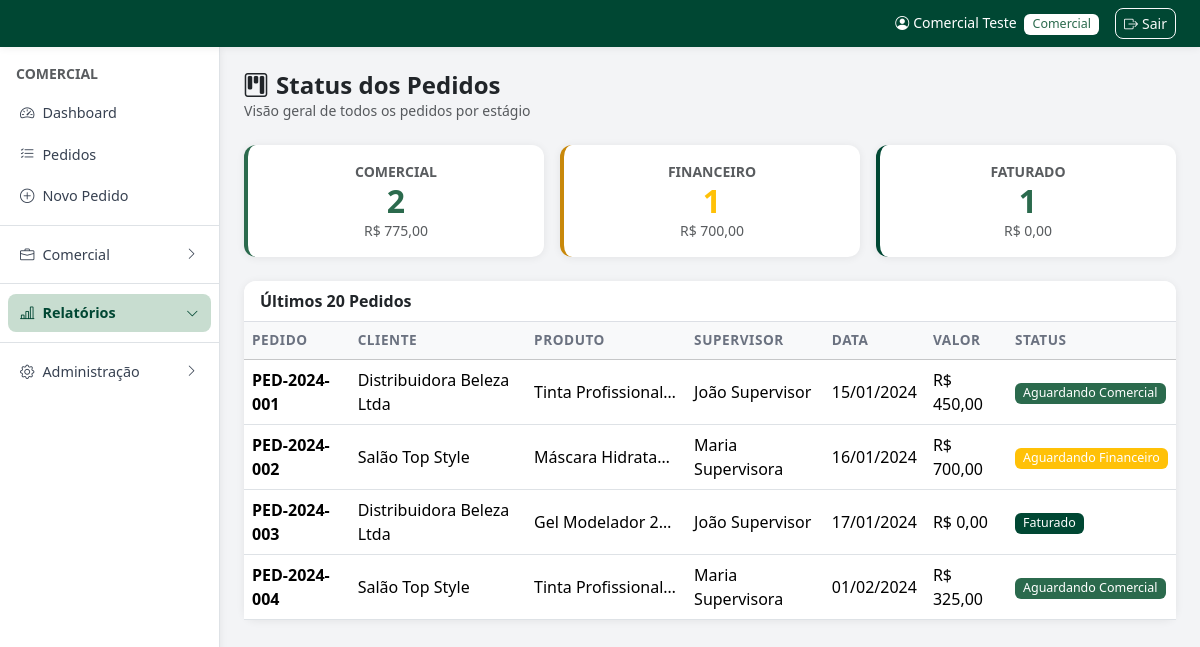
The app's page /admin/relatorios/status-pedidos.php (signed in) with its own data.
### tables this page shows
CREATE TABLE IF NOT EXISTS pedidos (
    id INT AUTO_INCREMENT PRIMARY KEY,
    numero_pedido VARCHAR(50) UNIQUE,
    tipo_venda ENUM('venda','bonificacao') DEFAULT 'venda',
    data_pedido DATE,
    cliente_id INT,
    produto_id INT,
    supervisor VARCHAR(100),
    codigo_barra VARCHAR(50),
    descricao_produto VARCHAR(200),
    quantidade_total INT DEFAULT 0,
    valor_total DECIMAL(12,2) DEFAULT 0,
    status ENUM('comercial','financeiro','faturamento','faturado','cancelado','reprovado') DEFAULT 'comercial',
    observacoes TEXT,
    created_at TIMESTAMP DEFAULT CURRENT_TIMESTAMP,
    FOREIGN KEY (cliente_id) REFERENCES clientes(id) ON DELETE SET NULL,
    FOREIGN KEY (produto_id) REFERENCES produtos(id) ON DELETE SET NULL
);

CREATE TABLE IF NOT EXISTS clientes (
    id INT AUTO_INCREMENT PRIMARY KEY,
    codigo_cliente VARCHAR(50),
    cnpj VARCHAR(20),
    cpf VARCHAR(15),
    razao_social VARCHAR(200) NOT NULL,
    cep VARCHAR(10),
    endereco VARCHAR(200),
    numero VARCHAR(10),
    complemento VARCHAR(100),
    bairro VARCHAR(100),
    cidade VARCHAR(100),
    estado VARCHAR(2),
    pais VARCHAR(50) DEFAULT 'Brasil',
    telefone1 VARCHAR(20),
    telefone2 VARCHAR(20),
    email VARCHAR(100) NOT NULL UNIQUE,
    supervisor VARCHAR(100),
    canal_venda_id INT,
    material_apoio TINYINT DEFAULT 0,
    bonus_desempenho DECIMAL(10,2) DEFAULT 0,
    desconto_cliente DECIMAL(10,4) DEFAULT 0,
    limite_credito DECIMAL(12,2) DEFAULT 0,
    idioma VARCHAR(20) DEFAULT 'pt',
    moeda VARCHAR(10) DEFAULT 'BRL',
    pedido_accademia TINYINT DEFAULT 0,
    senha VARCHAR(255) NOT NULL,
    status ENUM('ativo','inativo') DEFAULT 'ativo',
    created_at TIMESTAMP DEFAULT CURRENT_TIMESTAMP,
    FOREIGN KEY (canal_venda_id) REFERENCES canal_venda(id) ON DELETE SET NULL
);

### admin/relatorios/status-pedidos.php (the view, shortened to what this page needs)
<?php
require_once __DIR__ . '/../../config.php';
$rows = db()->query("SELECT p.status,
    COUNT(*) AS qtd,
    COALESCE(SUM(p.valor_total),0) AS total,
    GROUP_CONCAT(DISTINCT c.razao_social ORDER BY c.razao_social SEPARATOR ', ') AS clientes
FROM pedidos p
LEFT JOIN clientes c ON c.id = p.cliente_id
GROUP BY p.status ORDER BY FIELD(p.status,'comercial','financeiro','faturamento','faturado','cancelado','reprovado')")->fetchAll();
$recentes = db()->query("SELECT p.*, c.razao_social FROM pedidos p
    LEFT JOIN clientes c ON c.id = p.cliente_id
    ORDER BY p.created_at DESC LIMIT 20")->fetchAll();
require_once LAYOUT_PATH . '/header.php';
?>
<div class="mb-4">
    <h4 class="fw-bold mb-0"><i class="bi bi-kanban me-2"></i>Status dos Pedidos</h4>
    <p class="text-muted small">Visão geral de todos os pedidos por estágio</p>
</div>
<div class="row g-3 mb-4">
<?php
$cores = ['comercial'=>'primary','financeiro'=>'warning','faturamento'=>'info','faturado'=>'success','cancelado'=>'danger','reprovado'=>'danger'];
$total_geral = 0;
foreach ($rows as $r): $total_geral += $r['qtd']; ?>
<div class="col-6 col-xl">
    <div class="card shadow-sm border-0 border-start border-4 border-<?= $cores[$r['status']] ?>">
        <div class="card-body text-center py-3">
            <div class="text-muted small fw-semibold text-uppercase"><?= ucfirst($r['status']) ?></div>
            <div class="display-5 fw-bold text-<?= $cores[$r['status']] ?>"><?= $r['qtd'] ?></div>
            <div class="small text-muted"><?= moedaBR($r['total']) ?></div>
        </div>
    </div>
</div>
<?php endforeach; ?>
</div>
<div class="card shadow-sm border-0">
    <div class="card-header bg-white fw-semibold">Últimos 20 Pedidos</div>
    <div class="card-body p-0"><div class="table-responsive">
    <table class="table table-hover mb-0">
        <thead class="table-light"><tr><th>Pedido</th><th>Cliente</th><th>Produto</th><th>Supervisor</th><th>Data</th><th>Valor</th><th>Status</th></tr></thead>
        <tbody>
        <?php foreach ($recentes as $p): ?>
            <tr>
                <td><strong><?= e($p['numero_pedido']) ?></strong></td>
                <td><?= e($p['razao_social']?:'—') ?></td>
                <td class="text-truncate" style="max-width:160px"><?= e($p['descricao_produto']?:'—') ?></td>
                <td><?= e($p['supervisor'] ?? $p['vendedor'] ?? '—') ?></td>
                <td><?= dataBR($p['data_pedido']) ?></td>
                <td><?= moedaBR($p['valor_total']) ?></td>
                <td><?= statusBadge($p['status']) ?></td>
            </tr>
        <?php endforeach; ?>
        </tbody>
    </table></div></div>
</div>
<?php require_once LAYOUT_PATH . '/footer.php'; ?>

### config.php (shortened to what this page needs)
<?php
function db() {
    static $pdo = null;
    if ($pdo === null) {
        try {
            $pdo = new PDO(
                'mysql:host=' . DB_HOST . ';dbname=' . DB_NAME . ';charset=utf8mb4',
                DB_USER, DB_PASS,
                [PDO::ATTR_ERRMODE => PDO::ERRMODE_EXCEPTION,
                 PDO::ATTR_DEFAULT_FETCH_MODE => PDO::FETCH_ASSOC]
            );
            try { $pdo->exec("ALTER TABLE pedidos ADD COLUMN lote_id VARCHAR(40) NULL"); } catch (PDOException $e) {}
            try { $pdo->exec("ALTER TABLE clientes MODIFY COLUMN email VARCHAR(255) NULL DEFAULT NULL"); } catch (PDOException $e) {}
            try { $pdo->exec("UPDATE clientes SET email = NULL WHERE email = ''"); } catch (PDOException $e) {}
            try { $pdo->exec("ALTER TABLE tabela_precos ADD COLUMN preco_network DECIMAL(10,2) NULL DEFAULT NULL"); } catch (PDOException $e) {}
            try { $pdo->exec("ALTER TABLE tabela_precos ADD COLUMN preco_auxiliar DECIMAL(10,2) NULL DEFAULT NULL"); } catch (PDOException $e) {}
            try { $pdo->exec("ALTER TABLE pedidos ADD COLUMN desconto_campanha DECIMAL(5,2) NULL DEFAULT NULL"); } catch (PDOException $e) {}
            try { $pdo->exec("ALTER TABLE bonus_ma_logs ADD COLUMN valor_utilizado DECIMAL(10,2) NOT NULL DEFAULT 0"); } catch (PDOException $e) {}
            try { $pdo->exec("ALTER TABLE pedidos ADD COLUMN forma_pagamento VARCHAR(60) NULL DEFAULT NULL"); } catch (PDOException $e) {}
            try { $pdo->exec("ALTER TABLE creditos ADD COLUMN valor_utilizado DECIMAL(12,2) NOT NULL DEFAULT 0"); } catch (PDOException $e) {}
            try { $pdo->exec("ALTER TABLE pedidos ADD COLUMN credito_utilizado DECIMAL(12,2) NULL DEFAULT NULL"); } catch (PDOException $e) {}
            try { $pdo->exec("ALTER TABLE pedidos ADD COLUMN desconto_pagamento DECIMAL(12,2) NULL DEFAULT NULL"); } catch (PDOException $e) {}
            try { $pdo->exec("ALTER TABLE clientes ADD COLUMN email VARCHAR(120) NULL DEFAULT NULL"); } catch (PDOException $e) {}
            try { $pdo->exec("ALTER TABLE clientes ADD COLUMN senha VARCHAR(255) NULL DEFAULT NULL"); } catch (PDOException $e) {}
            try { $pdo->exec("ALTER TABLE pedidos MODIFY COLUMN status ENUM('comercial','financeiro','faturamento','faturado','cancelado','reprovado') DEFAULT 'comercial'"); } catch (PDOException $e) {}
            try { $pdo->exec("ALTER TABLE usuarios MODIFY COLUMN tipo_acesso ENUM('comercial','financeiro','supervisor','tecnologia da informacao','recursos humanos','marketing','diretoria','centro tecnico','contabilidade','recepcao','expedicao') NOT NULL DEFAULT 'comercial'"); } catch (PDOException $e) {}
            try { $pdo->exec("ALTER TABLE clientes ADD COLUMN desconto_canal DECIMAL(10,4) DEFAULT 0"); } catch (PDOException $e) {}
            try { $pdo->exec("ALTER TABLE campanhas ADD COLUMN canal_venda_id INT NULL"); } catch (PDOException $e) {}
            try { $pdo->exec("ALTER TABLE clientes ADD COLUMN supervisor VARCHAR(100) NULL"); } catch (PDOException $e) {}
            try { $pdo->exec("UPDATE clientes SET supervisor = vendedor WHERE supervisor IS NULL AND vendedor IS NOT NULL"); } catch (PDOException $e) {}
            try { $pdo->exec("ALTER TABLE pedidos ADD COLUMN supervisor VARCHAR(100) NULL"); } catch (PDOException $e) {}
            try { $pdo->exec("UPDATE pedidos SET supervisor = vendedor WHERE supervisor IS NULL AND vendedor IS NOT NULL"); } catch (PDOException $e) {}
            try { $pdo->exec("CREATE TABLE IF NOT EXISTS grupo_empresas (
                id         INT AUTO_INCREMENT PRIMARY KEY,
                nome       VARCHAR(120) NOT NULL,
                descricao  TEXT,
                created_at TIMESTAMP DEFAULT CURRENT_TIMESTAMP
            )"); } catch (PDOException $e) {}
            try { $pdo->exec("CREATE TABLE IF NOT EXISTS grupo_empresas_clientes (
                id        INT AUTO_INCREMENT PRIMARY KEY,
                grupo_id  INT NOT NULL,
                cliente_id INT NOT NULL,
                UNIQUE KEY uq_grupo_cliente (grupo_id, cliente_id)
            )"); } catch (PDOException $e) {}
            try { $pdo->exec("CREATE TABLE IF NOT EXISTS webhook_logs (
                id         INT AUTO_INCREMENT PRIMARY KEY,
                origem     VARCHAR(50)  NOT NULL,
                evento     VARCHAR(100) NOT NULL,
                status     VARCHAR(20)  NOT NULL,
                detalhe    TEXT,
                cliente_id INT NULL,
                created_at TIMESTAMP DEFAULT CURRENT_TIMESTAMP
            )"); } catch (PDOException $e) {}
            try { $pdo->exec("CREATE TABLE IF NOT EXISTS pedido_logs (
                id            INT AUTO_INCREMENT PRIMARY KEY,
                pedido_id     INT          NOT NULL,
                numero_pedido VARCHAR(50)  NOT NULL,
                usuario_nome  VARCHAR(100),
                usuario_tipo  VARCHAR(30),
                acao          VARCHAR(120) NOT NULL,
                status_antes  VARCHAR(30),
                status_depois VARCHAR(30),
                detalhes      TEXT,
                created_at    TIMESTAMP DEFAULT CURRENT_TIMESTAMP,
                INDEX idx_pedido (pedido_id),
                INDEX idx_numero (numero_pedido)
            )"); } catch (PDOException $e) {}
            try { $pdo->exec("ALTER TABLE campanhas ADD COLUMN tipo VARCHAR(20) NOT NULL DEFAULT 'desconto'"); } catch (PDOException $e) {}
            try { $pdo->exec("CREATE TABLE IF NOT EXISTS campanha_bonificacao (
                id              INT AUTO_INCREMENT PRIMARY KEY,
                codigo_campanha VARCHAR(50) NOT NULL,
                produto_id      INT NOT NULL,
                quantidade      INT NOT NULL DEFAULT 1,
                KEY idx_camp_bonif (codigo_campanha)
            ) ENGINE=InnoDB DEFAULT CHARSET=utf8mb4 COLLATE=utf8mb4_unicode_ci"); } catch (PDOException $e) {}
            try { $pdo->exec("UPDATE usuarios SET tipo_usuario = 'Interno' WHERE tipo_usuario IS NULL OR tipo_usuario NOT IN ('Interno','Externo')"); } catch (PDOException $e) {}
            try { $pdo->exec("ALTER TABLE usuarios CHANGE COLUMN telefone celular VARCHAR(20)"); } catch (PDOException $e) {}
            try { $pdo->exec("RENAME TABLE sms_logs TO whatsapp_logs"); } catch (PDOException $e) {}
            try { $pdo->exec("CREATE TABLE IF NOT EXISTS whatsapp_logs (
                id          INT AUTO_INCREMENT PRIMARY KEY,
                usuario_id  INT NULL,
                destino     VARCHAR(30) NOT NULL,
                remetente   VARCHAR(30) NOT NULL,
                mensagem    TEXT NOT NULL,
                ip_origem   VARCHAR(45) NULL,
                status      VARCHAR(20) NOT NULL DEFAULT 'enviado',
                created_at  TIMESTAMP DEFAULT CURRENT_TIMESTAMP,
                INDEX idx_wa_usuario (usuario_id)
            ) ENGINE=InnoDB DEFAULT CHARSET=utf8mb4 COLLATE=utf8mb4_unicode_ci"); } catch (PDOException $e) {}
        } catch (PDOException $e) {
            die('Erro de conexão com o banco de dados. <a href="' . BASE_URL . '/install.php">Clique aqui para configurar.</a>');
        }
    }
    return $pdo;
}
function e($s) {
    return htmlspecialchars((string)($s ?? ''), ENT_QUOTES, 'UTF-8');
}
function moedaBR($v) {
    return 'R$ ' . number_format((float)$v, 2, ',', '.');
}
function dataBR($d) {
    return date('d/m/Y', strtotime($d));
}
function statusBadge($s) {
    $map = [
        'comercial'   => ['primary',   'Aguardando Comercial'],
        'financeiro'  => ['warning',   'Aguardando Financeiro'],
        'faturamento' => ['info',      'Aguardando Faturamento'],
        'faturado'    => ['success',   'Faturado'],
        'cancelado'   => ['danger',    'Cancelado'],
        'reprovado'   => ['danger',    'Cancelado'],
        'ativo'       => ['success',   'Ativo'],
        'inativo'     => ['secondary', 'Inativo'],
        'aberto'      => ['warning',   'Aberto'],
        'pago'        => ['success',   'Pago'],
        'vencido'     => ['danger',    'Vencido'],
        'aprovado'    => ['success',   'Aprovado'],
        'pendente'    => ['secondary', 'Pendente'],
    ];
    [$cls, $label] = $map[$s] ?? ['secondary', ucfirst($s)];
    return '<span class="badge bg-' . $cls . '">' . $label . '</span>';
}

### assets/css/style.css (style rules this page uses)
:root { --brand-darkest: #004733; --brand-dark: #2b6a4d; --brand-mid: #568d66; --brand-light: #a5c1ae; --gray-bg: #f3f4f6; --gray-border: #dcdfe5; --red-light: #df8080; --red-mid: #cb0b0a; --red-dark: #ad080f; --red-darkest: #8e0413; }
body { font-family: 'Segoe UI', system-ui, -apple-system, sans-serif; background-color: var(--gray-bg); }
.text-primary { color: var(--brand-dark) !important; }
.bg-primary { background-color: var(--brand-darkest) !important; }
.border-primary { border-color: var(--brand-dark) !important; }
.bg-success { background-color: var(--brand-darkest) !important; }
.badge.bg-primary { background-color: var(--brand-dark) !important; }
.badge.bg-success { background-color: var(--brand-darkest) !important; }
.text-success { color: var(--brand-dark) !important; }
.card { border-radius: 12px; }
.card-header { border-radius: 12px 12px 0 0 !important; border-bottom: 1px solid var(--gray-border); }
.table th { font-weight: 600; font-size: .85rem; text-transform: uppercase; letter-spacing: .04em; color: #6b7280; }
.table td { vertical-align: middle; }
.badge { font-size: .78rem; font-weight: 500; padding: .35em .65em; border-radius: 6px; }
.shadow-sm { box-shadow: 0 1px 8px rgba(0,0,0,.07) !important; }
.display-5 { font-size: 2rem; }
.border-start.border-primary { border-color: var(--brand-dark) !important; }
.border-start.border-success { border-color: var(--brand-darkest) !important; }
.border-start.border-warning { border-color: #c8880a !important; }
body { overflow-x: hidden; }

### records on screen
pedidos: numero_pedido "PED-2024-001", cliente.razao_social "Distribuidora Beleza Ltda", descricao_produto "Tinta Profissional…", supervisor "João Supervisor", data_pedido "15/01/2024", valor_total "R$ 450,00", label "Aguardando Comercial"
pedidos: numero_pedido "PED-2024-002", cliente.razao_social "Salão Top Style", descricao_produto "Máscara Hidrata…", supervisor "Maria Supervisora", data_pedido "16/01/2024", valor_total "R$ 700,00", label "Aguardando Financeiro"
pedidos: numero_pedido "PED-2024-003", cliente.razao_social "Distribuidora Beleza Ltda", descricao_produto "Gel Modelador 2…", supervisor "João Supervisor", data_pedido "17/01/2024", valor_total "R$ 0,00", label "Faturado"
pedidos: numero_pedido "PED-2024-004", cliente.razao_social "Salão Top Style", descricao_produto "Tinta Profissional…", supervisor "Maria Supervisora", data_pedido "01/02/2024", valor_total "R$ 325,00", label "Aguardando Comercial"

### other values on screen
$_usuario['nome'] "Comercial Teste"
$_usuario['tipo'] "Comercial"
$tipoLabels[$_usuario['tipo']] "COMERCIAL"
$r['status'] "COMERCIAL"
$r['qtd'] "2"
moedaBR($r['total']) "R$ 775,00"
$r['status'] "FINANCEIRO"
$r['qtd'] "1"
moedaBR($r['total']) "R$ 700,00"
$r['status'] "FATURADO"
moedaBR($r['total']) "R$ 0,00"
